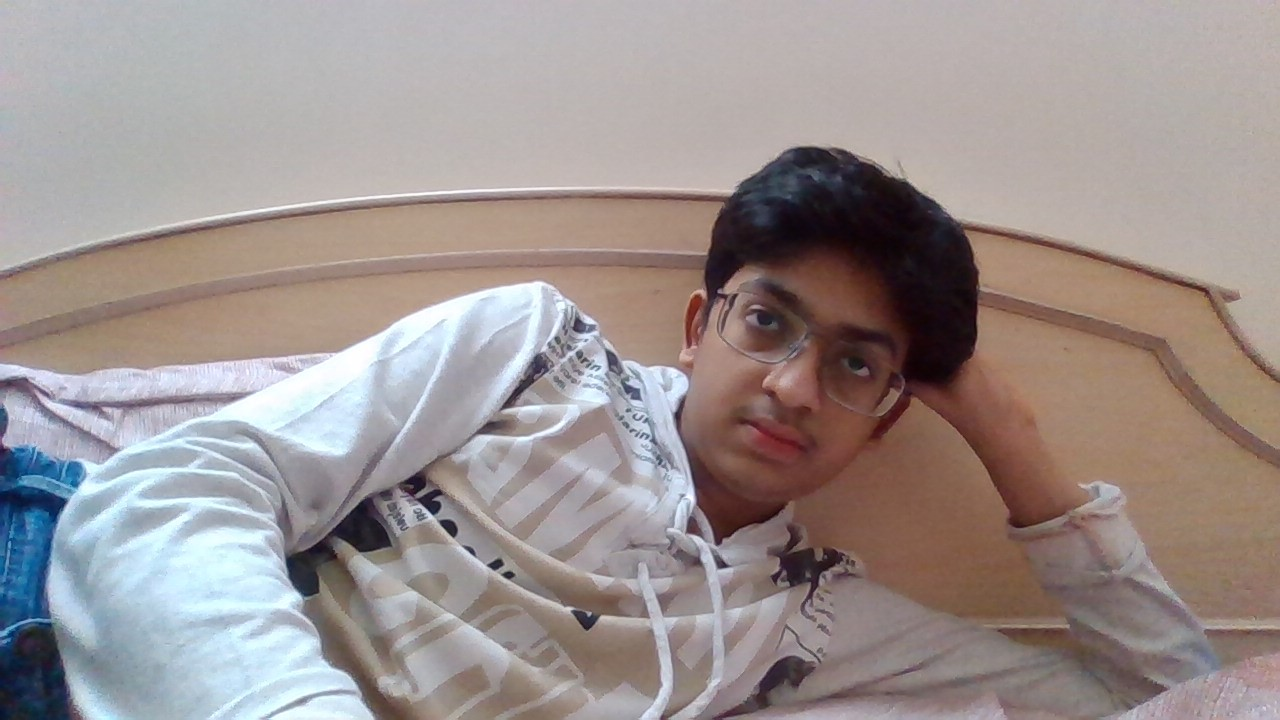
#> input picture Project 3-Parallel Face Recognition/test1.jpg, 1280 x 720 px, found by its file name
$ python imageconv.py
#> lines starting #> are read from the running program, lines starting #| are printed output that depends on the picture
import cv2
import numpy as np
import os

def save_pgm_as_txt(image, filename):
    with open(filename, 'w') as f:
        f.write("180 200\n")  # Width and height of the image
        for row in image:
            for pixel in row:
                f.write(f"{pixel} ")
            f.write("\n")

def jpg_to_txt(jpg_filename, txt_filename):
    # Read JPEG image
    img = cv2.imread(jpg_filename, cv2.IMREAD_GRAYSCALE)
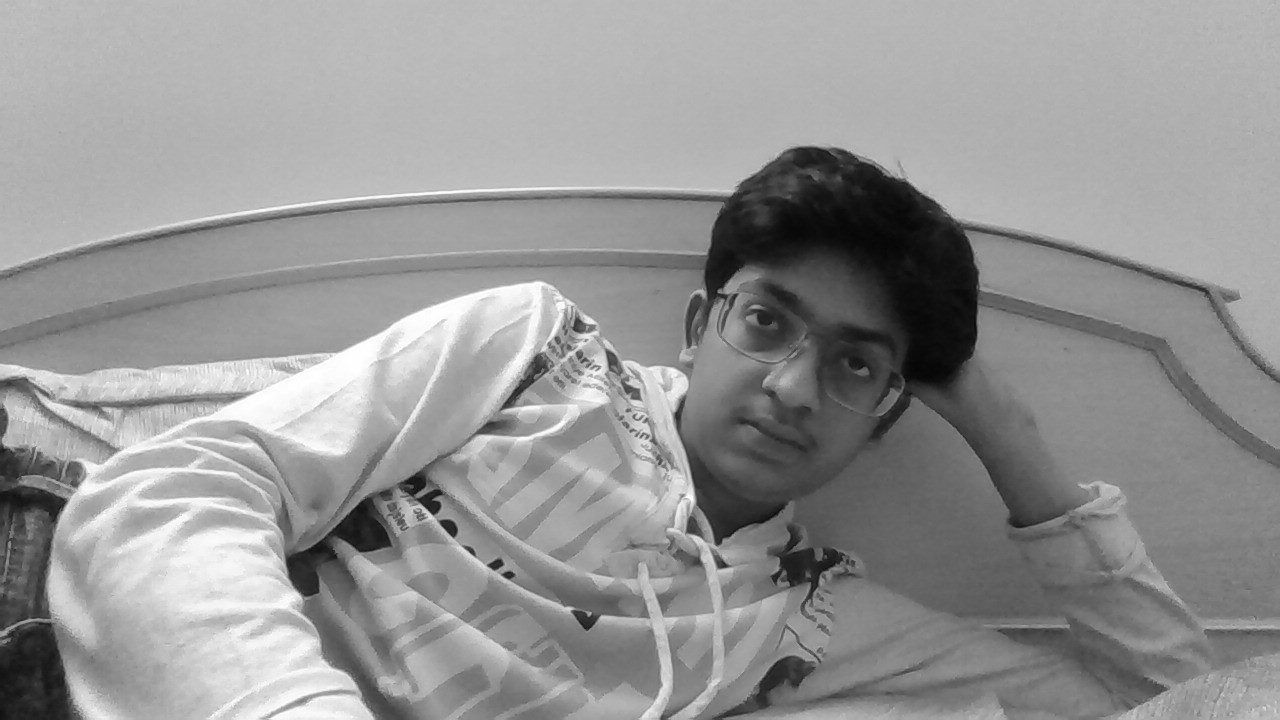
#> img: shape (720, 1280); min 6, max 255, mean 148.7

    # Resize the image to match the required dimensions (180x200)
    if img is not None and img.size != 0:
        resized_img = cv2.resize(img, (180, 200))
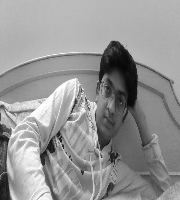
#> resized_img: shape (200, 180); min 7, max 255, mean 148.7
    else:
        print("Error: Failed to read image or empty image.")
        return

    # Specify the directory where you want to save the output file
    output_dir = os.path.dirname(txt_filename)

    # Ensure the output directory exists, create it if necessary
    os.makedirs(output_dir, exist_ok=True)

    # Save the image as a text file
    save_pgm_as_txt(resized_img, txt_filename)

# Example usage:
jpg_filename = 'Project 3-Parallel Face Recognition/test1.jpg'  # Specify your JPEG image filename
txt_filename = 'Project 3-Parallel Face Recognition/output.txt'  # Specify the output text filename
jpg_to_txt(jpg_filename, txt_filename)

$ run again, with Project 3-Parallel Face Recognition/manav1.jpeg copied over Project 3-Parallel Face Recognition/test1.jpg
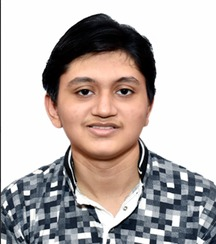
#> input picture Project 3-Parallel Face Recognition/manav1.jpeg, 216 x 244 px, found by its file name
#> in jpg_to_txt, `img = cv2.imread(jpg_filename, cv2.IMREAD_GRAYSCALE)`:
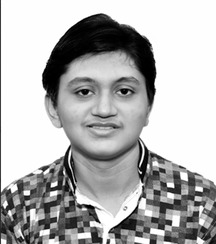
#> img: shape (244, 216); min 0, max 255, mean 177.9
#> in jpg_to_txt, `resized_img = cv2.resize(img, (180, 200))`:
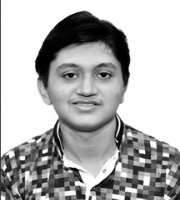
#> resized_img: shape (200, 180); min 0, max 255, mean 177.7
